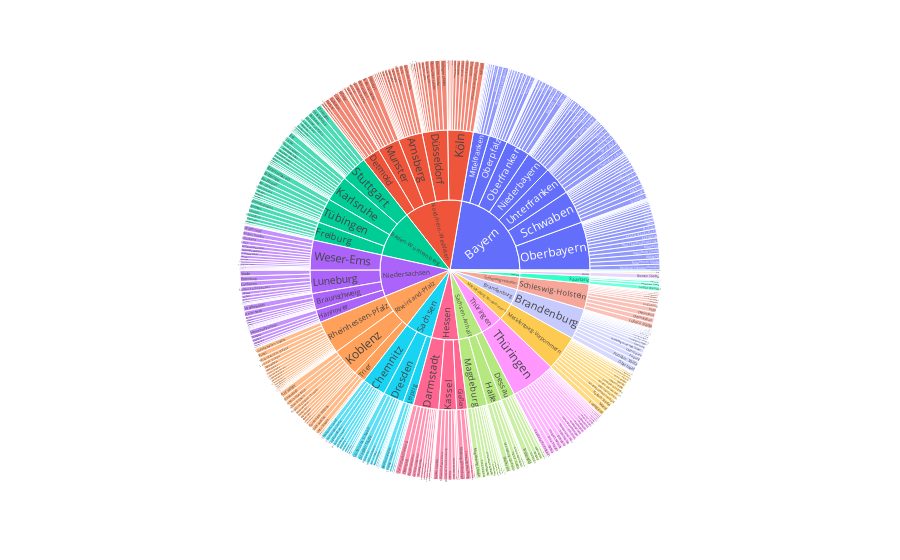

The notebook cell saved with this chart:
### Code cell
# create sunburst plot
Ohren_sunburst = px.sunburst(kreise_df, path=['Bundesland', 'Region', 'Landkreis'], values='avg_Score')
Ohren_sunburst.update_traces(insidetextorientation='radial')

### Figure 1 — Plotly figure (JSON) as saved in the notebook; plotly's stock layout.template omitted (floating-point values rounded to 4 significant figures; data arrays with more than 128 entries replaced by an {"elided": "..."} marker saying what was removed)
{"data": [{"branchvalues": "total", "domain": {"x": [0, 1], "y": [0, 1]}, "hovertemplate": "labels=%{label}<br>avg_Score=%{value}<br>parent=%{parent}<br>id=%{id}<extra></extra>", "ids": {"elided": "490 str values"}, "insidetextorientation": "radial", "labels": {"elided": "490 str values"}, "name": "", "parents": {"elided": "490 str values"}, "type": "sunburst", "values": {"elided": "490 float values"}}], "layout": {"legend": {"tracegroupgap": 0}, "margin": {"t": 60}}}
